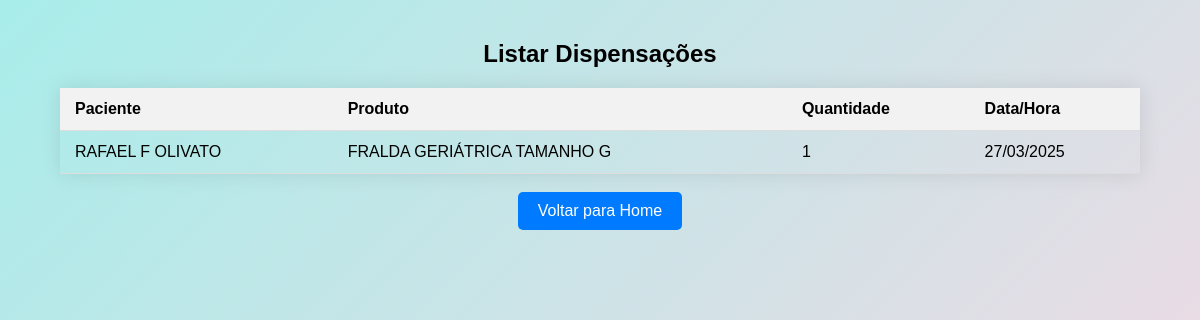
Before: /listar_dispensacoes/ with the older database file.
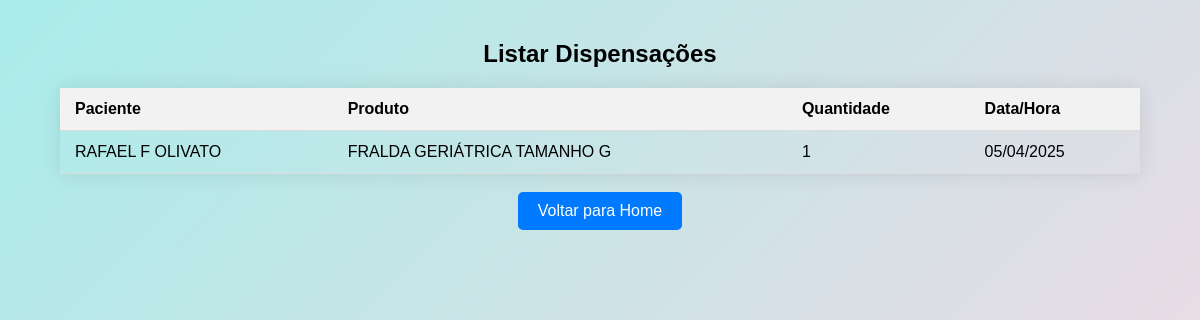
After: the same page with the newer database file.
### sgis/models.py (models this page shows, shortened)
class Dispensacao(models.Model):
    paciente = models.ForeignKey('Paciente', on_delete=models.CASCADE, blank=True, null=True)
    produto = models.ForeignKey('Produto', on_delete=models.CASCADE)
    quantidade = models.IntegerField()
    data_hora = models.DateTimeField(auto_now_add=True)
    valor_total = models.DecimalField(max_digits=10, decimal_places=2, default=Decimal('0.00'))  # Novo campo

class Paciente(models.Model):
    nome = models.CharField(max_length=255, verbose_name="Nome Completo")
    cnes = models.CharField(max_length=15, blank=True, null=True)
    cpf = BRCPFField(unique=True)
    data_nascimento = models.DateField()
    endereco = models.OneToOneField(Endereco, on_delete=models.CASCADE)
    telefone = models.CharField(max_length=20, blank=True, null=True)

class Produto(models.Model):
    descricao = models.CharField(max_length=255, verbose_name="Descrição")
    apresentacao = models.CharField(max_length=50, verbose_name="Apresentação")
    fabricante = models.ForeignKey(Fabricante, on_delete=models.CASCADE)
    estoque = models.IntegerField(default=0)  # Adicionado o campo estoque

### sgis/views.py (the view)
# urls.py: path('listar_dispensacoes/', views.listar_dispensacoes, name='listar_dispensacoes'),
def listar_dispensacoes(request):
    dispensacoes = Dispensacao.objects.all()
    return render(request, 'sgis/listar_dispensacoes.html', {'dispensacoes': dispensacoes})

### sgis/templates/sgis/listar_dispensacoes.html (shortened to what this page needs)
{% load static %}
<!DOCTYPE html>
<html>
<head>
    <link rel="stylesheet" href="{% static 'css/style.css' %}">
</head>
<body>
    <div class="content">
        <h2>Listar Dispensações</h2>
        {% if dispensacoes %}
            <table>
                <thead>
                    <tr>
                        <th>Paciente</th>
                        <th>Produto</th>
                        <th>Quantidade</th>
                        <th>Data/Hora</th>
                    </tr>
                </thead>
                <tbody>
                    {% for dispensacao in dispensacoes %}
                        <tr>
                            <td>{{ dispensacao.paciente.nome }}</td>
                            <td>{{ dispensacao.produto.descricao }}</td>
                            <td>{{ dispensacao.quantidade }}</td>
                            <td>{{ dispensacao.data_hora|date:"d/m/Y"  }}</td>
                        </tr>
                    {% endfor %}
                </tbody>
            </table>
        {% else %}
            <p>Nenhuma dispensação registrada.</p>
        {% endif %}
        <p>
            <br>
            <a href="{% url 'home' %}" class="home-button">Voltar para Home</a>
        </p>
    </div>
</body>
</html>

Changed rows visible on the page:
changed Dispensacao "RAFAEL F OLIVATO": data_hora "27/03/2025" → "05/04/2025"
